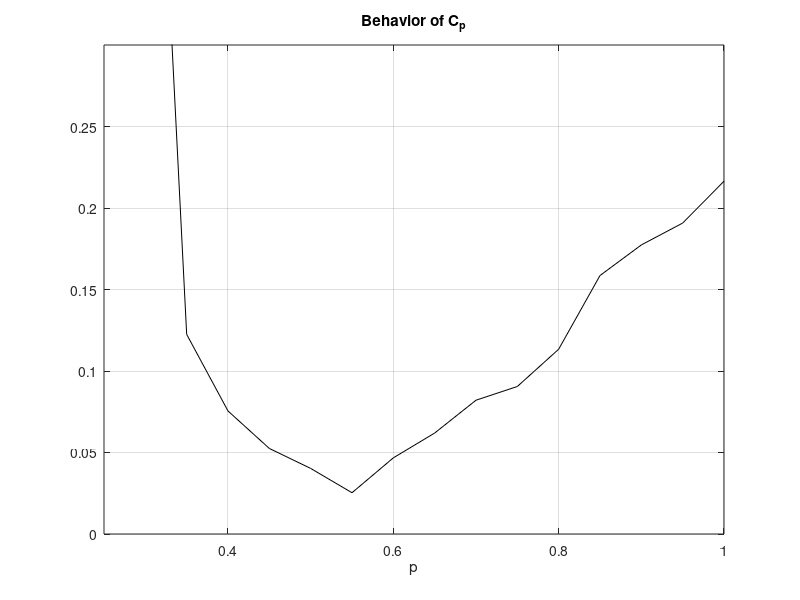

Reproduce this figure in MATLAB.
% Table 1: Empirically-derived constant C_p in the CS error bound.
% Uses data file: BoundData1.mat
% See also: GenBoundData1


close all;

load BoundData1.mat;

Cp = zeros(length(P),length(M),length(Nfrac));
E = zeros(size(Nfrac));

for pp = 1:length(P)
    for mm = 1:length(M)
        N = floor(Nfrac .* M(mm));
        for nn = 1:length(Nfrac)
            [E(nn), jj] = max(errArray(pp,mm,nn,:));
            R = Pnorm(pp,mm,nn,jj);
            Cp(pp,mm,nn) = E(nn) ./ (R .* (N(nn) ./ log2(M(mm))) .^ (0.5 - 1/P(pp)));
        end 
    end
end

CpVec = zeros(size(P));
for pp = 1:length(P)
    CpVec(pp) = max(max(Cp(pp,:,:)));
end

figure; plot(P,CpVec,'-k'); grid on;
xlabel(['p']);
axis([0.25 1 0 0.3]);
title('Behavior of C_{p}');

% Generate table
fprintf('\n');
for jj = 1:length(CpVec)
    fprintf([num2str(P(jj)) ' & ' num2str(CpVec(jj)) ' \\\\ \\hline \n']);
end

save CpVec.mat CpVec P
%
% Copyright (c) 2006. Yaakov Tsaig
%  

%
% Part of SparseLab Version:100
% Created Tuesday March 28, 2006
% This is Copyrighted Material
% For Copying permissions see COPYING.m
% Comments? e-mail sparselab@stanford.edu
%
